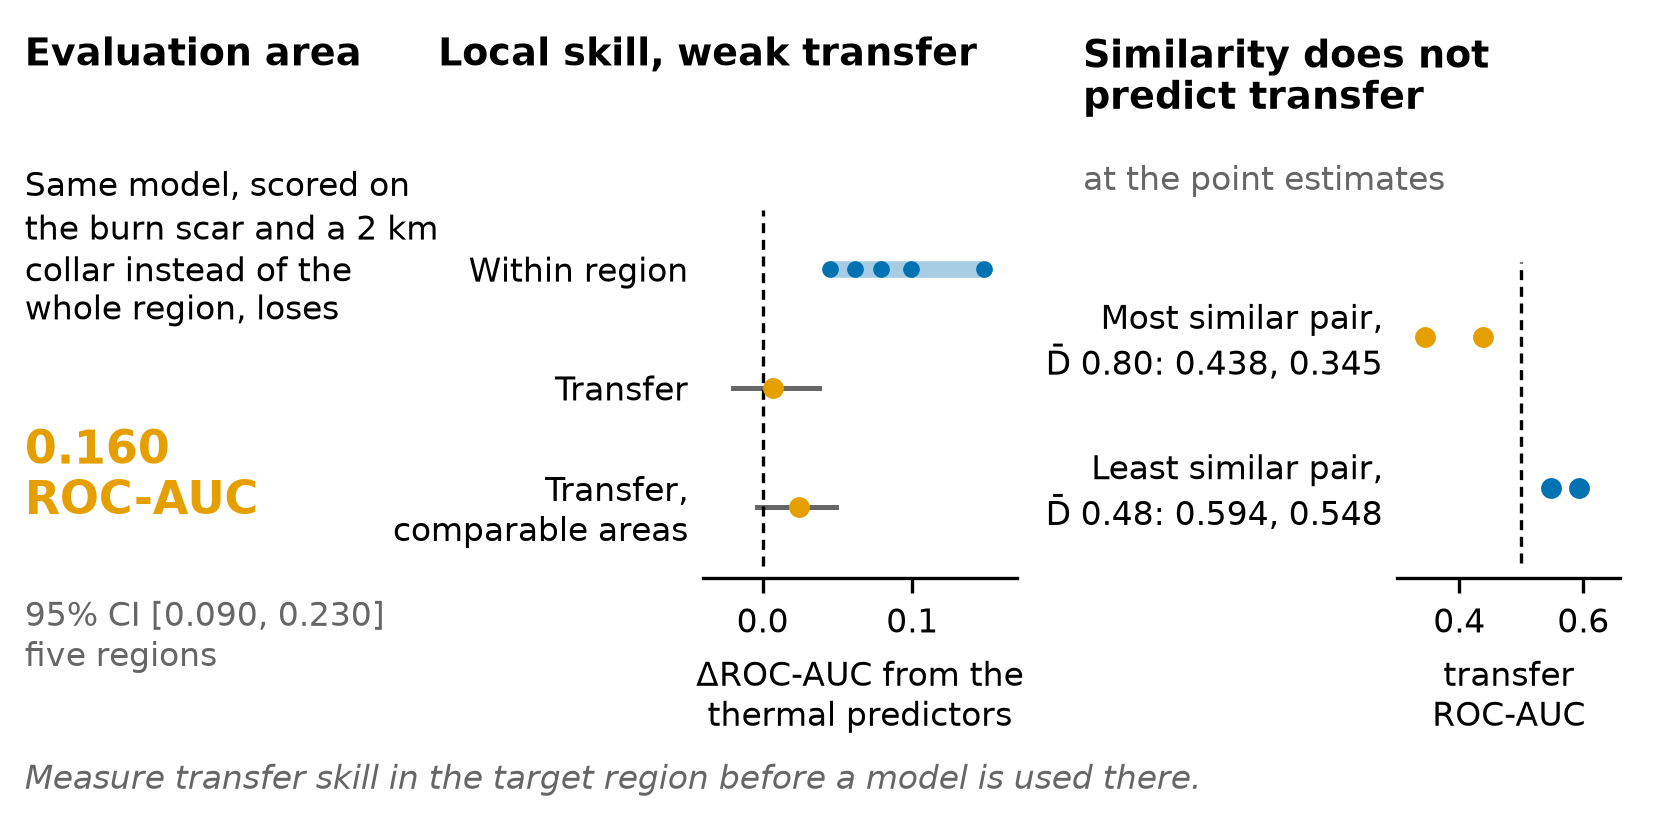

The script that saved this image:
#!/usr/bin/env python3
"""Graphical abstract for Fire (MDPI; optional, displayed online beneath the abstract).

Rebuilt 2026-09-30 from the Ecological Informatics version (archived with its TIFF in
paper/archive/ei_graphical_abstract/), whose values predated the reviewer rounds (frame cost
0.133 [0.059, 0.207] on seven scars; the text now reports 0.160 [0.090, 0.230] with the region as
the unit). Every number is parsed from the manuscript at build time rather than typed here, so the
figure cannot drift from the text: if a value moves or its sentence is reworded, a parse or an
assert fails and nothing is written.

Three panels, one per finding of the abstract: C1 the evaluation-area cost (Section 4.3), C2 the
thermal gain within regions against transfer on the original and on comparable study areas
(Table 1 at 5 km blocking; Table 3), C3 the contrast pairs (Section 4.5; the same files and
checks as Fig. 8). C3 shows two pairs only and C2 combines two tables, so the graphical abstract
repeats no figure of the paper, as MDPI asks.

MDPI: PNG, JPEG or TIFF, at least 560 x 1100 px (h x w), no "Graphical Abstract" heading, clear
fonts, decimal points. Written at 140 x 70 mm, 300 dpi (1654 x 827 px), PNG and TIFF; text at
8 pt or more under the shared layout checker.
"""
import hashlib
import json
import re
import sys
from pathlib import Path

import matplotlib
matplotlib.use("Agg")
import matplotlib.pyplot as plt

HERE = Path(__file__).resolve().parent
sys.path.insert(0, str(HERE))
from _layout_check import check as layout_check, assert_inside
RESULTS = (HERE.parent / "04_results.md").read_text(encoding="utf-8")
FLAT = " ".join(RESULTS.split())
ABSTRACT = " ".join((HERE.parent / "00_abstract.md").read_text(encoding="utf-8").split())
M = "−"  # the text uses a true minus

BLUE, ORANGE, GREY = "#0072B2", "#E69F00", "#666666"
MM = 1 / 25.4


def num(s):
    return float(s.replace(M, "-").replace("+", ""))


# ---- within region, 5 km blocking: Table 1, block = 10 cells ----------------
# Continuation rows leave the region cell empty ("| | 10 | ..."), so the region
# cell is matched with optional whitespace and carried forward.
ROW = re.compile(r"^\|\s*([^|]*?)\s*\| (\d+) \| [\d.]+ \| [\d.]+ \| ([+−][\d.]+) \| "
                 r"\[([+−][\d.]+), ([+−][\d.]+)\] \|")
rows, region = {}, None
for line in RESULTS.splitlines():
    m = ROW.match(line)
    if not m:
        continue
    region = m.group(1) or region
    if m.group(2) == "10":
        rows[region] = tuple(num(g) for g in m.groups()[2:])
assert len(rows) == 5, f"expected 5 regions at 10 cells, got {sorted(rows)}"
within = sorted(rows.values())
assert all(lo > 0 for _, lo, _ in within), "a 5 km within-region interval includes zero"

# ---- transfer: Table 3, as drawn and on the 10 km collar ---------------------
def table3(label):
    m = re.search(rf"^\| {label} \| [\d.]+ \| [\d.]+ \| ([+−][\d.]+) \[([+−][\d.]+), ([+−][\d.]+)\] \|",
                  RESULTS, re.M)
    assert m, f"Table 3 row '{label}' not found"
    return tuple(num(g) for g in m.groups())


xreg, equal = table3("As drawn"), table3("10 km collar")
assert xreg == (0.007, -0.020, 0.038) and equal == (0.024, -0.004, 0.049), (xreg, equal)
assert xreg[1] < 0 < xreg[2] and equal[1] < 0 < equal[2]

# ---- evaluation-area cost, region as the unit (Section 4.3) ------------------
m = re.search(r"With the region as the unit, the change then costs \*\*\+(\S+) \[\+(\S+), \+(\S+)\]\*\* over five regions",
              FLAT)
assert m, "Section 4.3 frame-cost sentence not found verbatim"
frame = tuple(float(g) for g in m.groups())
assert frame == (0.160, 0.090, 0.230), frame

# ---- the contrast pairs: the same data and checks as Fig. 8 ------------------
R5 = HERE.parent / "labelfix_rerun" / "round5"
CP_PATH = R5 / "out_official" / "figure_contrast_pairs.json"
S7_PATH = R5 / "s7_contrast_pair.json"
_cp = {p["pair"]: p for p in json.loads(CP_PATH.read_text(encoding="utf-8"))["pairs"]}
_s7 = json.loads(S7_PATH.read_text(encoding="utf-8"))["official"]
HI, LO = _cp["manavgat_2021 ~ mugla_2021"], _cp["bejis_2022 ~ montiferru_2021"]
T_HI = (HI["transfer"]["manavgat_2021_to_mugla_2021"]["auc"], HI["transfer"]["mugla_2021_to_manavgat_2021"]["auc"])
T_LO = (LO["transfer"]["bejis_2022_to_montiferru_2021"]["auc"], LO["transfer"]["montiferru_2021_to_bejis_2022"]["auc"])
D_HI, D_LO = HI["niche_overlap"]["schoener_d_mean1d"], LO["niche_overlap"]["schoener_d_mean1d"]
assert tuple(f"{v:.3f}" for v in T_HI) == ("0.438", "0.345"), T_HI
assert tuple(f"{v:.3f}" for v in T_LO) == ("0.594", "0.548"), T_LO
assert f"{D_HI:.2f}" == "0.80" and f"{D_LO:.2f}" == "0.48", (D_HI, D_LO)
assert all(v == 1 for k, v in _s7["niche_ranks_of_10"]["Man-Mug"].items() if k.startswith("rank_"))
assert all(v == 10 for k, v in _s7["niche_ranks_of_10"]["Bej-Mont"].items() if k.startswith("rank_"))
assert max(T_HI) < 0.5 < min(T_LO)
assert "*D* = 0.80)" in FLAT and "at 0.438 and 0.345" in FLAT and "(*D* = 0.48)" in FLAT and "at 0.594 and 0.548" in FLAT

# ---- the abstract states the same values ------------------------------------
for s in (f"{frame[0]:.3f} [{frame[1]:.3f}, {frame[2]:.3f}]", f"+{within[0][0]:.3f} to +{within[-1][0]:.3f}",
          "+0.007 [−0.020, +0.038]", "+0.024 [−0.004, +0.049]", "the most similar pair of regions failed in both directions"):
    assert s in ABSTRACT, f"abstract lacks '{s}'"

# ---- figure: three panels at 140 x 70 mm ------------------------------------
plt.rcParams.update({"font.family": "DejaVu Sans", "font.size": 8,
                     "svg.fonttype": "none", "pdf.fonttype": 42})
W_MM, H_MM = 140.0, 70.0
fig = plt.figure(figsize=(W_MM * MM, H_MM * MM))
FT = 0.955                                   # panel-title top

# C1: evaluation area
X1 = 0.015
fig.text(X1, FT, "Evaluation area", fontsize=9, fontweight="bold", va="top")
fig.text(X1, 0.80, "Same model, scored on\nthe burn scar and a 2 km\ncollar instead of the\nwhole region, loses",
         fontsize=8, va="top", linespacing=1.25)
fig.text(X1, 0.49, f"{frame[0]:.3f}\nROC-AUC", fontsize=11, fontweight="bold", color=ORANGE, va="top",
         linespacing=1.1)
fig.text(X1, 0.28, f"95% CI [{frame[1]:.3f}, {frame[2]:.3f}]\nfive regions", fontsize=8, color=GREY,
         va="top", linespacing=1.25)

# C2: local skill, weak transfer
X2 = 0.265
fig.text(X2, FT, "Local skill, weak transfer", fontsize=9, fontweight="bold", va="top")
ax = fig.add_axes([0.425, 0.30, 0.19, 0.46])
lo, hi = within[0][0], within[-1][0]
ax.plot([lo, hi], [2, 2], color=BLUE, lw=4, solid_capstyle="butt", alpha=0.35)
for v, a, b in within:
    ax.plot(v, 2, "o", color=BLUE, ms=3.0, zorder=3)
for y, (v, a, b) in ((1, xreg), (0, equal)):
    ax.plot([a, b], [y, y], color=GREY, lw=1.2)
    ax.plot(v, y, "o", color=ORANGE, ms=4.0, zorder=3)
ax.plot([0, 0], [-0.5, 2.5], color="black", lw=0.8, ls=(0, (3, 2)))
ax.set_yticks([2, 1, 0], ["Within region", "Transfer", "Transfer,\ncomparable areas"], fontsize=8)
ax.set_ylim(-0.6, 2.6)
ax.set_xlim(-0.04, 0.17)
ax.set_xticks([0.0, 0.1])
ax.set_xlabel("ΔROC-AUC from the\nthermal predictors", fontsize=8)
ax.tick_params(axis="x", labelsize=8)
for s in ("top", "right", "left"):
    ax.spines[s].set_visible(False)
ax.tick_params(axis="y", length=0)
assert_inside(ax, "GA panel C2", xs=[tr[0] for tr in within] + [*xreg, *equal])

# C3: similarity does not predict transfer
X3 = 0.655
fig.text(X3, FT, "Similarity does not\npredict transfer", fontsize=9, fontweight="bold", va="top",
         linespacing=1.1)
fig.text(X3, 0.80, "at the point estimates", fontsize=8, color=GREY, va="top")
bx = fig.add_axes([0.845, 0.30, 0.135, 0.40])
for y, (a, b), col in ((1, T_HI, ORANGE), (0, T_LO, BLUE)):
    bx.plot([a, b], [y, y], "o", color=col, ms=4.0, zorder=3)
bx.plot([0.5, 0.5], [-0.5, 1.5], color="black", lw=0.8, ls=(0, (3, 2)))
bx.set_yticks([1, 0], [f"Most similar pair,\nD̄ {D_HI:.2f}: {T_HI[0]:.3f}, {T_HI[1]:.3f}",
                       f"Least similar pair,\nD̄ {D_LO:.2f}: {T_LO[0]:.3f}, {T_LO[1]:.3f}"], fontsize=8)
bx.set_ylim(-0.6, 1.6)
bx.set_xlim(0.30, 0.66)
bx.set_xticks([0.4, 0.6])   # chance (0.5) is the dashed line
bx.set_xlabel("transfer\nROC-AUC", fontsize=8)
bx.tick_params(axis="x", labelsize=8)
for s in ("top", "right", "left"):
    bx.spines[s].set_visible(False)
bx.tick_params(axis="y", length=0)
assert_inside(bx, "GA panel C3", xs=[*T_HI, *T_LO])

fig.text(0.015, 0.045, "Measure transfer skill in the target region before a model is used there.",
         fontsize=8, style="italic", color=GREY)

problems = layout_check(fig, "Graphical abstract", min_gap_pt=2.0, min_font_pt=8.0)
assert not problems, problems

out = HERE / "graphical_abstract"
fig.savefig(out.with_suffix(".png"), dpi=300)
fig.savefig(out.with_suffix(".tif"), dpi=300, pil_kwargs={"compression": "tiff_lzw"})
_rgb = plt.imread(out.with_suffix(".png"))[:, :, :3]
H_PX, W_PX = _rgb.shape[:2]
assert W_PX >= 1100 and H_PX >= 560, (W_PX, H_PX)                   # MDPI minimum (w x h)
(HERE / "graphical_abstract_provenance.json").write_text(json.dumps({
    "figure": "Graphical abstract (Fire, MDPI: optional)",
    "script": "paper/figures/graphical_abstract.py",
    "panels": ["C1 evaluation area", "C2 local skill, weak transfer", "C3 similarity does not predict transfer"],
    "data": {"04_results.md": "Table 1 (block 10), Table 3 (as drawn, 10 km collar), the Section 4.3 "
                              "frame-cost sentence, the Section 4.5 contrast-pair sentence (parsed at build time)",
             "00_abstract.md": "the same values, checked",
             "contrast_pairs": {"path": "paper/labelfix_rerun/round5/out_official/figure_contrast_pairs.json",
                                "sha256": hashlib.sha256(CP_PATH.read_bytes()).hexdigest()},
             "s7": {"path": "paper/labelfix_rerun/round5/s7_contrast_pair.json",
                    "sha256": hashlib.sha256(S7_PATH.read_bytes()).hexdigest()}},
    "within_region_5km": {k: v[0] for k, v in rows.items()},
    "transfer_as_drawn": xreg, "transfer_10km_collar": equal, "frame_cost_region_unit": frame,
    "contrast_pair": {"most_similar_Man_Mug": {"D_bar": round(D_HI, 3), "transfer": [round(v, 4) for v in T_HI]},
                      "least_similar_Bej_Mont": {"D_bar": round(D_LO, 3), "transfer": [round(v, 4) for v in T_LO]}},
    "mdpi_spec": {"minimum_px_h_w": [560, 1100], "formats": ["PNG", "JPEG", "TIFF"]},
    "canvas_mm": [W_MM, H_MM], "pixels_w_h": [int(W_PX), int(H_PX)], "font_pt": {"minimum": 8.0},
    "layout_check": f"paper/figures/_layout_check.py; {len(problems)} problems at build time",
}, indent=1, ensure_ascii=False), encoding="utf-8")
print("wrote", out.with_suffix(".png").name, out.with_suffix(".tif").name, f"{W_PX}x{H_PX} px")
